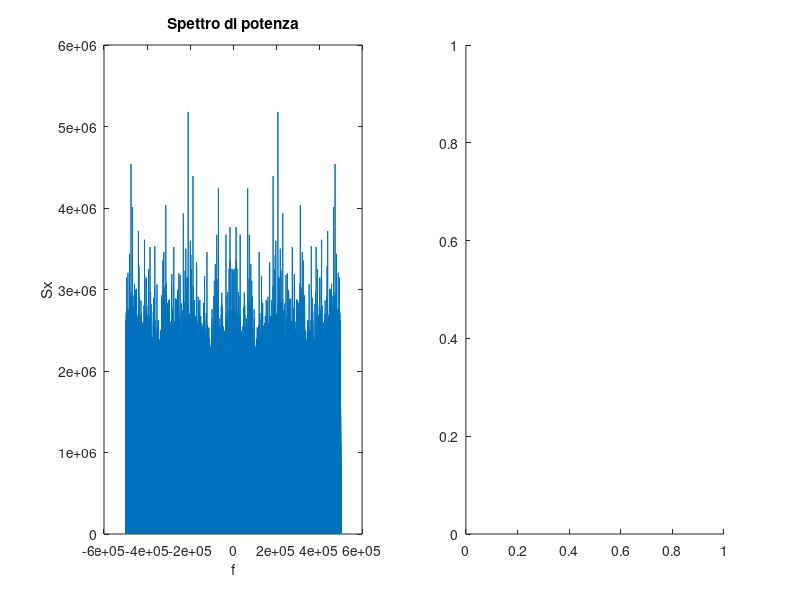

This chart was generated by the following MATLAB code: (Note: this script raises an error after producing the figure.)
clear all

% Definizione segnale tramite rand
V = 1; % Ampiezza massima del segnale (da -V a +V)
fc = 10e5; % Frequenza di campionamento (scelta arbitraria)
Tc = 1/fc; % Tempo di campionamento
samples = 1e6; % Numero di campioni del segnale (arbitrario)
t = (0:1:samples-1)*Tc; % Valori asse dei tempi dei campioni del segnale
sig = rand(1,samples); % Generazione del segnale
sig = (sig-0.5)*2*V; % Normalizzazione del segnale (media nulla e varianza pari a V)

figure(1)

% Spettro di potenza
psd = abs(fft(sig)).^2;
f = linspace(-fc/2, +fc/2, samples); % Valori trasformata asse delle frequenze

subplot(1,2,1)
grid on
plot(f, fftshift(psd))
xlabel('f')
ylabel('Sx')
title('Spettro di potenza')

% Densità di probabilità
subplot(1,2,2)
histogram(sig, 30)
title('Densità di probabilità')

% Calcolo delle SNR

nbit = [4 6 8];
peA = logspace(-9,-1, 1e3);
peB = logspace(-9, -1, 9);

figure (2)

for i = 1:length(nbit)
    
    % Definizione partizioni quantizzazione
    
    M = 2^nbit(i); % Numero intervalli di quantizzazione
    DV = 2*V/M; % Passo di quantizzazione
    partition = -V+DV:DV:V-DV; % Partizione asse delle ampiezze
    codebook = -V+DV/2:DV:V-DV/2; % Valori quantizzati
    
    % Quantizzazione
    [index, quants] = quantiz(sig,partition,codebook);
    
    % Calcolo SNR
    SNRt = M^2./(1+4*(M^2-1)*peA); % SNR teorica
    SNR = fullSNR(sig, index, codebook, peB); % SNR segnale
    
    subplot(3,1,i)
    line = ['SNR (', num2str(nbit(i)), ' bit)'];
    semilogx(peA, 10*log10(SNRt));
    hold on
    grid on
    semilogx(peB, SNR, 'o');
    title(line);
    legend('SNR teorica', 'SNR segnale');
    xlabel('P_e')
    
end

function SNR=fullSNR(sig, index, codebook, pe) % funzione per il calcolo di SNR su tutte le probabilità

SNR = zeros(1, length(pe));
indata = de2bi(index); % Codifica

for i = 1:length(pe)
    outdata = bsc(indata, pe(i)); % Simulazione trasmissione
    outidx = bi2de(outdata);
    vout = codebook(outidx+1);
    e = sig - vout; % Segnale d'errore/rumore
    SNR(i) = snr(sig, e);
end

end
